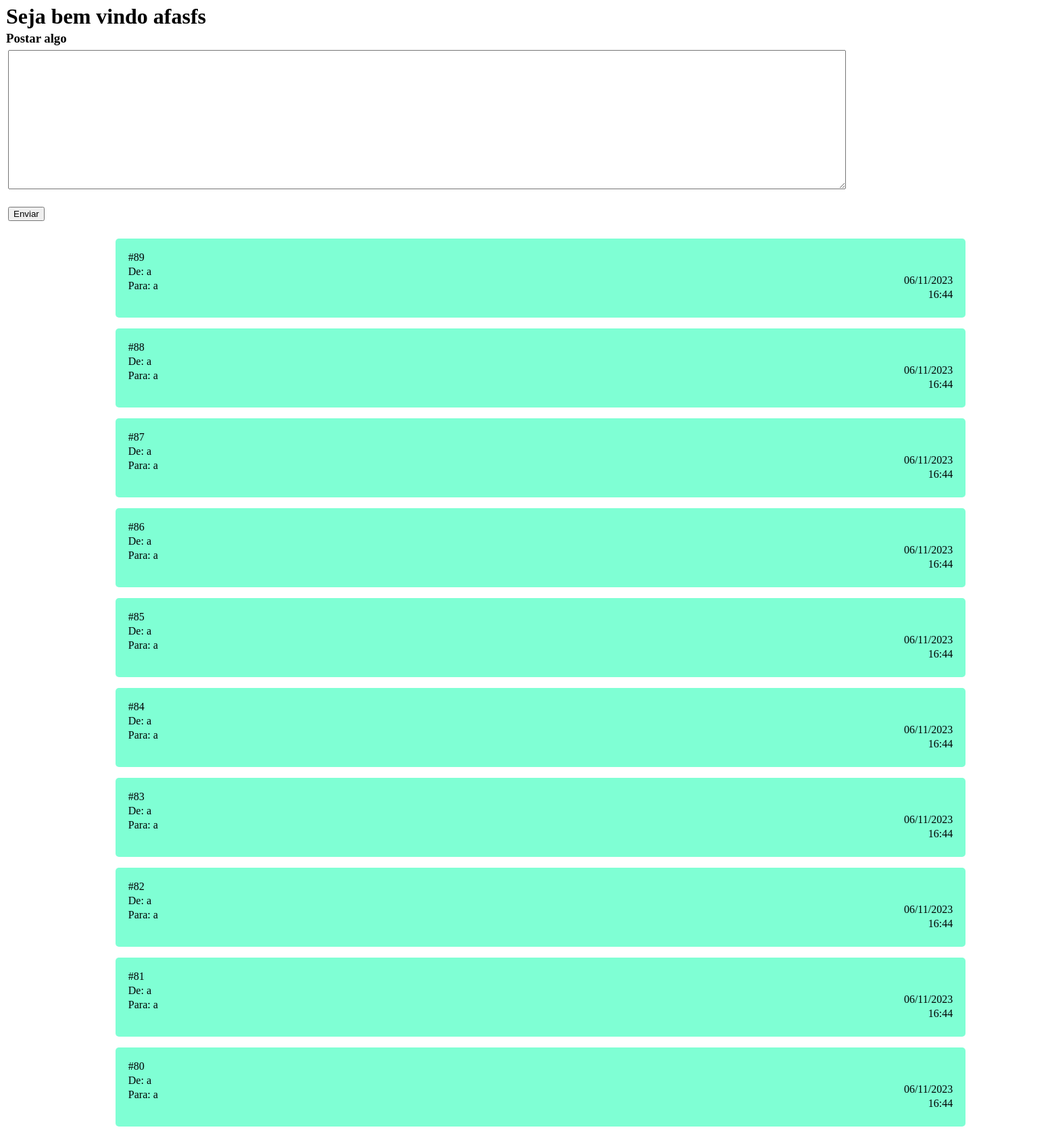
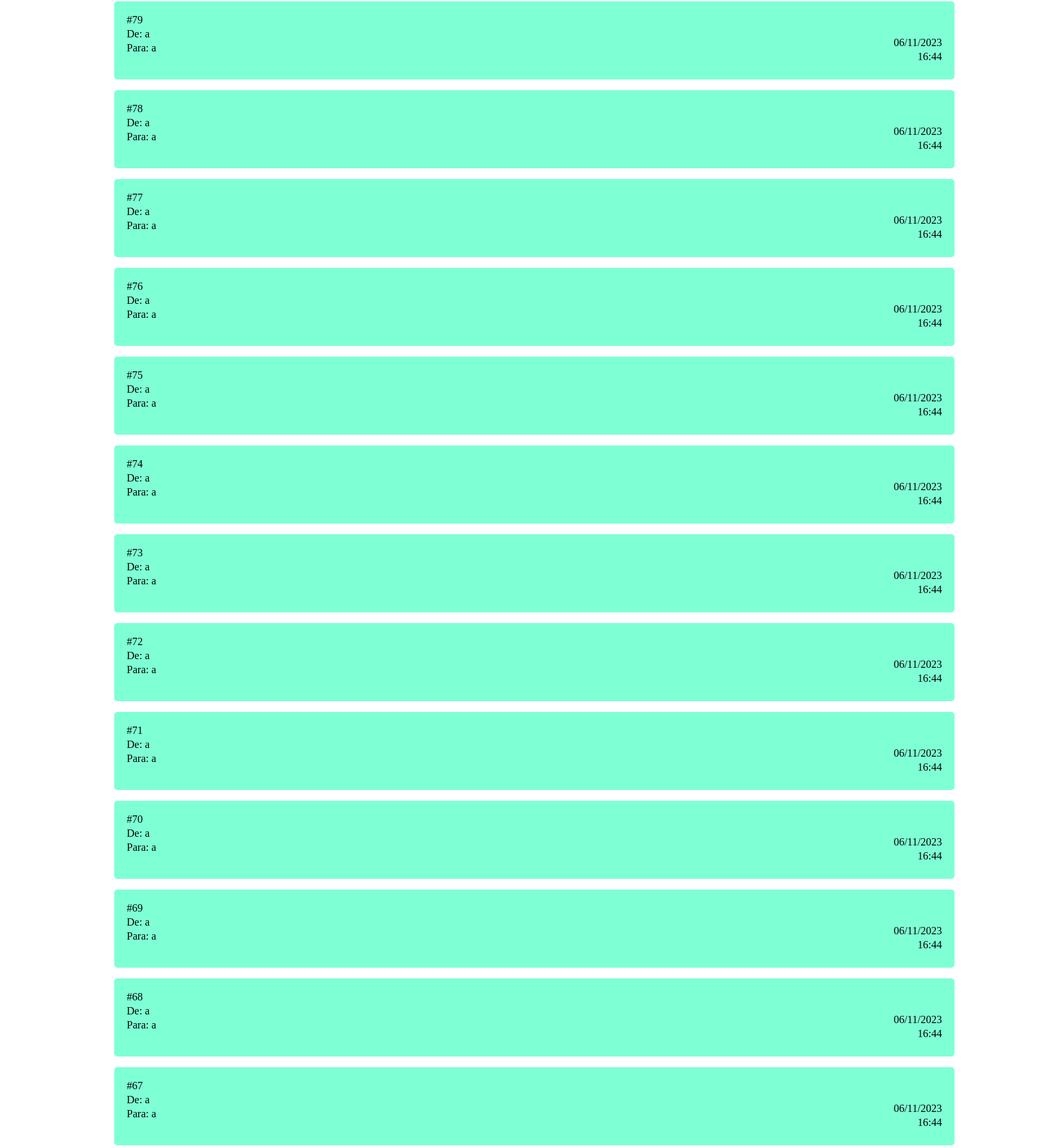
/ (signed in, upper part), run on the app's committed database (2 pictures, top to bottom).
### models.py (models this page shows)
class Post(db.Model):
    id = Column(Integer, primary_key=True, autoincrement=True)
    de = Column(ForeignKey("Usuario.usuario"))
    para = Column(ForeignKey("Usuario.usuario"))
    conteudo = Column(String)
    criado_em = Column(DateTime, default=datetime.now)

### app.py (the view, shortened to what this page needs)
@app.route("/", methods=['GET', 'POST'])
def index():
    if not 'logado' in session:
        return render_template("index.html")
    user = session['logado']
    posts = \
    Post.query.filter_by(
        de=user['usuario'],
        para=user['usuario']
    ).order_by(
        Post.criado_em.desc(),
    ).all()
    return render_template('welcome.html', user=user, posts=posts)

### templates/welcome.html (shortened to what this page needs)
<!DOCTYPE html>
<html lang="pt-BR">
<head>
</head>
<body>
    <h1>Seja bem vindo {{ user.nome }}</h1>
    <h3>Postar algo</h3>
    <form method="POST" >
        <textarea name="post"></textarea>
        <button>Enviar</button>
    </form>
    <div class="posts">
        {% for post in posts %}
            <div class="post">
                <div class="post-header">
                    <div class="authors">
                        <p>#{{ post.id }}</p>
                        <p>De: {{ post.de }}</p>
                        <p>Para: {{ post.para }}</p>
                    </div>
                    <div class="time">
                        <p>{{ post.criado_em.strftime("%d/%m/%Y") }}</p>
                        <p>{{ post.criado_em.strftime("%H:%M") }}</p>
                    </div>
                </div>
            </div>
        {% endfor %}
    </div>
</body>
</html>

### templates/welcome.html (style rules this page uses)
* { margin: 3px; }
form { display: flex; flex-direction: column; align-items: flex-start; gap: 20px; }
textarea { width: 80%; height: 200px; }
.post { display: flex; flex-direction: column; width: 80%; padding: 10px; background-color: aquamarine; border-radius: 5px; }
.post-header { display: flex; justify-content: space-between; align-items: flex-start; }
.posts { display: flex; flex-direction: column; gap: 10px; margin: 20px; width: 100%; align-items: center; }
.time { text-align: right; }

### data on the page
Post: id "89", de "a", para "a", criado_em "06/11/2023", criado_em "16:44"
Post: id "88", de "a", para "a", criado_em "06/11/2023", criado_em "16:44"
Post: id "87", de "a", para "a", criado_em "06/11/2023", criado_em "16:44"
Post: id "86", de "a", para "a", criado_em "06/11/2023", criado_em "16:44"
Post: id "85", de "a", para "a", criado_em "06/11/2023", criado_em "16:44"
Post: id "84", de "a", para "a", criado_em "06/11/2023", criado_em "16:44"
Post: id "83", de "a", para "a", criado_em "06/11/2023", criado_em "16:44"
Post: id "82", de "a", para "a", criado_em "06/11/2023", criado_em "16:44"
Post: id "81", de "a", para "a", criado_em "06/11/2023", criado_em "16:44"
Post: id "80", de "a", para "a", criado_em "06/11/2023", criado_em "16:44"
Post: id "79", de "a", para "a", criado_em "06/11/2023", criado_em "16:44"
Post: id "78", de "a", para "a", criado_em "06/11/2023", criado_em "16:44"
Post: id "77", de "a", para "a", criado_em "06/11/2023", criado_em "16:44"
Post: id "76", de "a", para "a", criado_em "06/11/2023", criado_em "16:44"
Post: id "75", de "a", para "a", criado_em "06/11/2023", criado_em "16:44"
Post: id "74", de "a", para "a", criado_em "06/11/2023", criado_em "16:44"
Post: id "73", de "a", para "a", criado_em "06/11/2023", criado_em "16:44"
Post: id "72", de "a", para "a", criado_em "06/11/2023", criado_em "16:44"
Post: id "71", de "a", para "a", criado_em "06/11/2023", criado_em "16:44"
Post: id "70", de "a", para "a", criado_em "06/11/2023", criado_em "16:44"
Post: id "69", de "a", para "a", criado_em "06/11/2023", criado_em "16:44"
Post: id "68", de "a", para "a", criado_em "06/11/2023", criado_em "16:44"
Post: id "67", de "a", para "a", criado_em "06/11/2023", criado_em "16:44"

### other printed values
{{ user.nome }} "afasfs"
